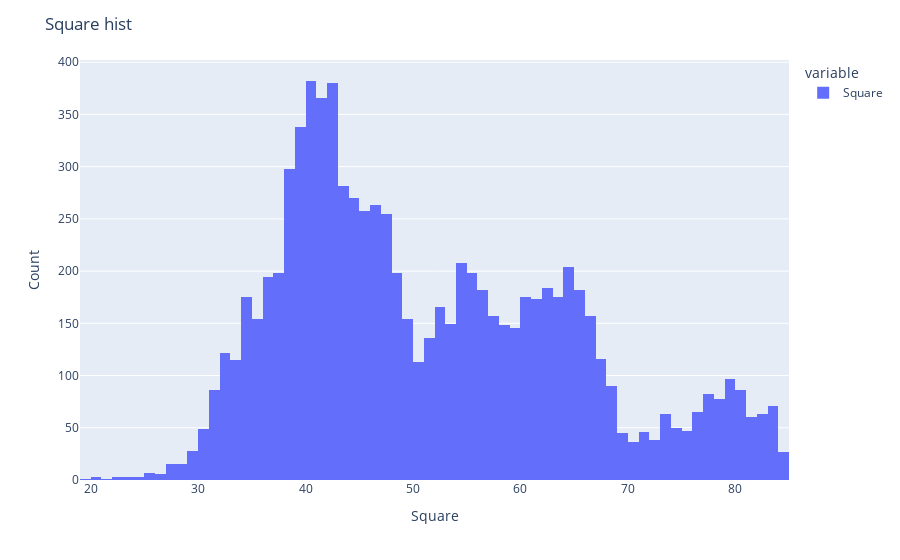

The code cell stored with this chart in its notebook:
### Markdown cell above
Как видим площадь квартир так же имеет выбросы, выполним очистку.

### Code cell
train_data = iqr_check(train_data,'Square') 
draw_hist(train_data['Square'],'Square')

### Figure 1 — Plotly figure (JSON) as saved in the notebook; plotly's stock layout.template omitted (floating-point values rounded to 4 significant figures; data arrays with more than 128 entries replaced by an {"elided": "..."} marker saying what was removed)
{"data": [{"alignmentgroup": "True", "bingroup": "x", "hovertemplate": "variable=Square<br>value=%{x}<br>count=%{y}<extra></extra>", "legendgroup": "Square", "marker": {"color": "#636efa", "pattern": {"shape": ""}}, "name": "Square", "nbinsx": 100, "offsetgroup": "Square", "orientation": "v", "showlegend": true, "type": "histogram", "x": {"elided": "8634 float values"}, "xaxis": "x", "yaxis": "y"}], "layout": {"autosize": true, "barmode": "relative", "legend": {"title": {"text": "variable"}, "tracegroupgap": 0}, "margin": {"t": 60}, "title": {"text": "Square hist"}, "xaxis": {"anchor": "y", "autorange": true, "domain": [0, 1], "range": [19, 85], "title": {"text": "Square"}, "type": "linear"}, "yaxis": {"anchor": "x", "autorange": true, "domain": [0, 1], "range": [0, 402.1], "title": {"text": "Count"}}}}
